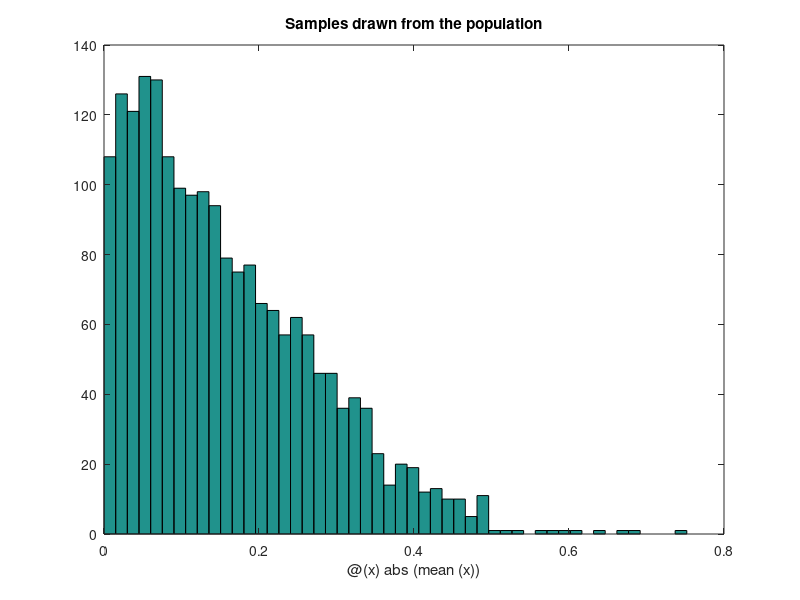

Write MATLAB code to recreate this figure. (Note: this script raises an error after producing the figure.)
%% Exersises
%
% 1. # Try changing 'myStatistic' to something less 'normal'.  For example,
% 'myStatistic = @(x) abs(mean(x)) is highly skewed.  How does the analysis
% change? What sort of crazy statistics can you make up?  
% % 
clear all
myStatistic = @(x) abs(mean(x))
n = 25;        %size of each data set
nReps = 2000;  %number of data sets or 'experiments'

data = randn(n,nReps);  %n x nReps draws from unit normal probability distribution

populationStat = zeros(1,nReps);
for i=1:nReps
    %Calculate our statistic on each column in 'data'
    populationStat(i) = myStatistic(data(:,i));
end
if strcmp(func2str(myStatistic),'mean')
    disp(sprintf('Expected s.d.: %g, Actual s.d.: %5.3f',1/sqrt(n),std(populationStat)));
end
figure(1)
clf
hist(populationStat,50)  %50 bins
xlabel(func2str(myStatistic));
title('Samples drawn from the population');




%% 2. # Bootstrapping from a single sample of only 25 numbers is pushing the lower
% limit.  Try using a sample of 100 numbers instead and see if the
% percentage of rejections of the null hypothesis gets closer to 5%.

clear all
n = 100;        %size of each data set
myStatistic = @mean;

nReps = 2000;  %number of data sets or 'experiments'

data = randn(n,nReps);  %n x nReps draws from unit normal probability distribution

populationStat = zeros(1,nReps);
for i=1:nReps
    %Calculate our statistic on each column in 'data'
    populationStat(i) = myStatistic(data(:,i));
end
if strcmp(func2str(myStatistic),'mean')
    disp(sprintf('Expected s.d.: %g, Actual s.d.: %5.3f',1/sqrt(n),std(populationStat)));
end

CIrange = 100*(NormalCumulative(1,0,1) - NormalCumulative(-1,0,1))

populationCI = prctile(populationStat,[50-CIrange/2,50+CIrange/2])


x = randn(1,n);
sampleStat = myStatistic(x);

id = ceil(rand(n,nReps)*n);

bootstrapData = x(id);

bootstrapStat = zeros(1,nReps);
for i=1:nReps
    bootstrapStat(i) = myStatistic(bootstrapData(:,i));
end
figure(2)
clf
hist(bootstrapStat,50)  %50 bins
xlabel(func2str(myStatistic))
title('Samples re-drawn from a single sample');

bootstrapCI = prctile(bootstrapStat,[50-CIrange/2,50+CIrange/2]);

hold on
ylim = get(gca,'YLim');
h1=plot(bootstrapCI(1)*[1,1],ylim*1.05,'g-','LineWidth',2);
plot(bootstrapCI(2)*[1,1],ylim*1.05,'g-','LineWidth',2);

plot(sampleStat*[1,1],ylim*1.05,'r-','LineWidth',2);

bootstrapCI = bootstrap(myStatistic,x,nReps,CIrange);

h2=plot(bootstrapCI(1)*[1,1],ylim*1.05,'y-','LineWidth',2);
plot(bootstrapCI(2)*[1,1],ylim*1.05,'y-','LineWidth',2);

legend([h1,h2],{sprintf('original %3.1f%%',CIrange),sprintf('BCa %3.1f%%',CIrange)});

nullStat = mean(populationStat);  %null hypothesis statistic

CIrange = 95;
bootstrapCI = bootstrap(myStatistic,x,nReps,CIrange);

plot(bootstrapCI(1)*[1,1],ylim*1.05,'k-','LineWidth',2);
h3= plot(bootstrapCI(2)*[1,1],ylim*1.05,'k-','LineWidth',2);

legend([h1,h2,h3],{'original','BCa corrected','BCa 95%'});

if nullStat<bootstrapCI(1) || nullStat>bootstrapCI(2)
    str = 'Reject';
else
    str = 'Fail to reject';
end
disp(sprintf('%s the null hypothes at alpha = %5.2f',str,(1-CIrange/100)));


%% 3. # (Advanced) You could try this nonparametric procedure to measure
% variability in the threshold parameter for psychometric function fits.
% For sampling the 2AFC data with replacement, you'll have to sample both
% 'results.intensity' and 'results.response' together.  The 'bootstrap'
% program won't because it isn't written to allow for functions that have
% more than one parameter.  You'll have to either use 'bootci' or modify
% the code in this lesson instead and punt on the 'BCa' correction.








